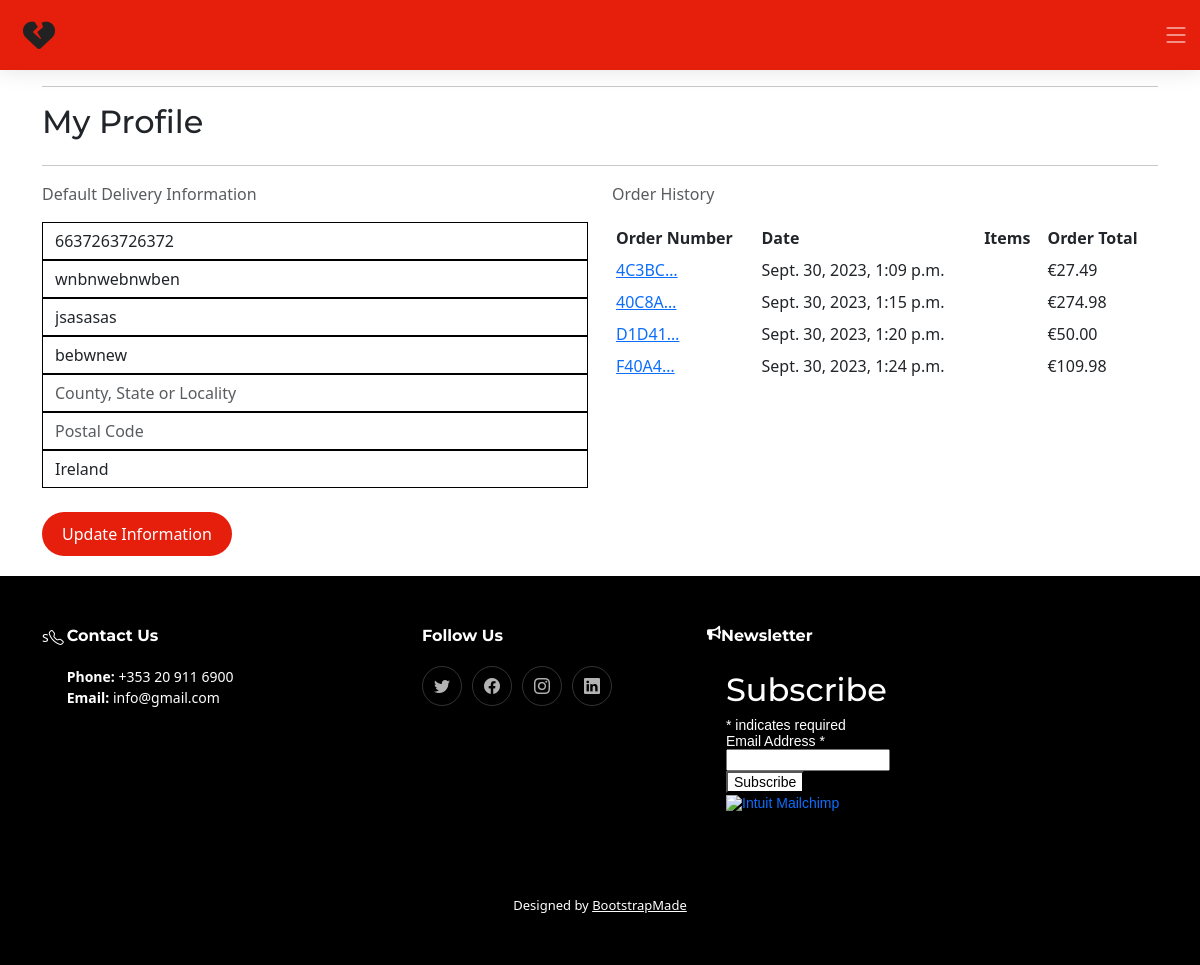
Page /profile/ (signed in) on the earlier database version.
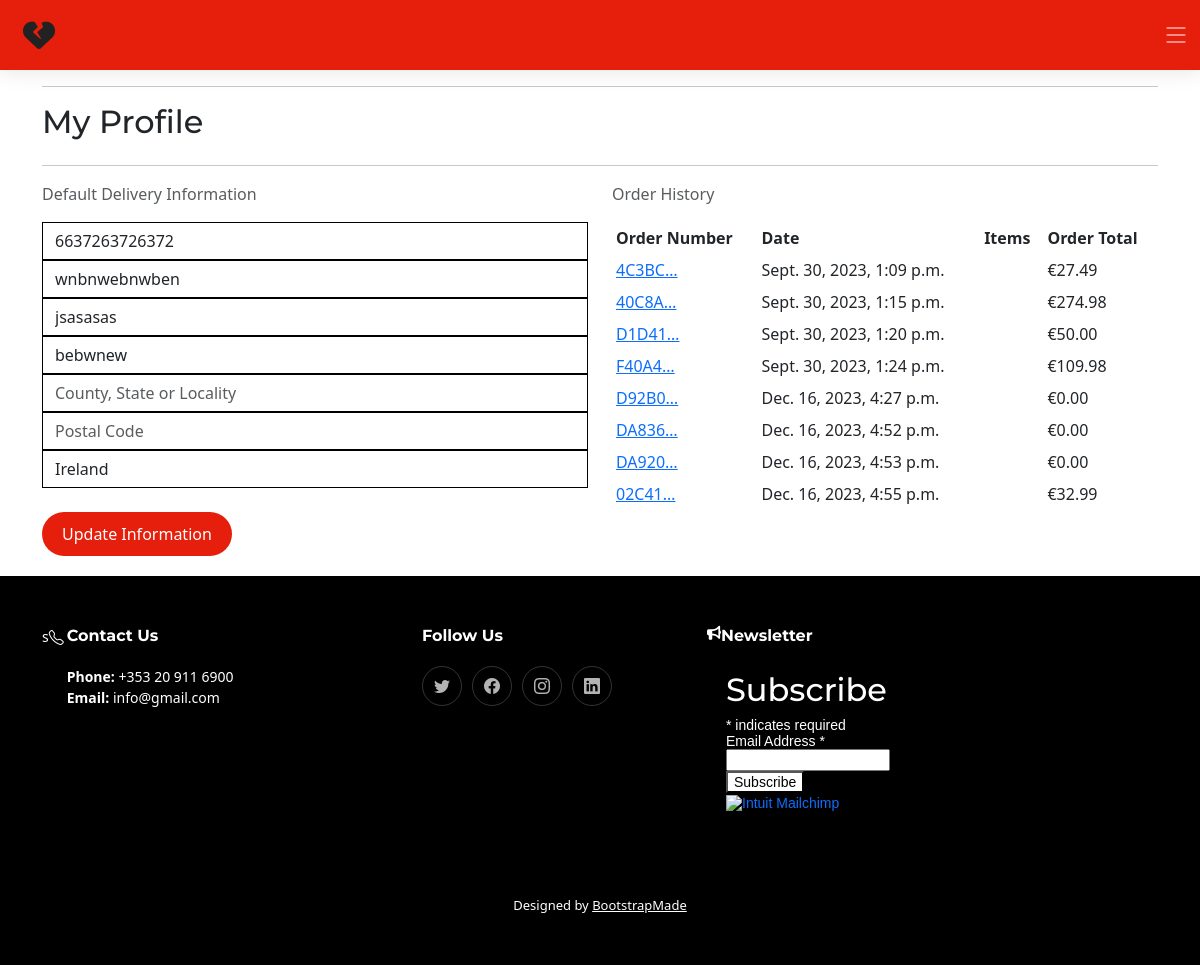
Same page on the later database version.
### profiles/models.py (models this page shows, shortened)
class UserProfile(models.Model):
    user = models.OneToOneField(User, on_delete=models.CASCADE)
    default_phone_number = models.CharField(max_length=20, null=True, blank=True)
    default_street_address1 = models.CharField(max_length=80, null=True, blank=True)
    default_street_address2 = models.CharField(max_length=80, null=True, blank=True)
    default_town_or_city = models.CharField(max_length=40, null=True, blank=True)
    default_county = models.CharField(max_length=80, null=True, blank=True)
    default_postcode = models.CharField(max_length=20, null=True, blank=True)
    default_country = CountryField(blank_label='Country', null=True, blank=True)

### checkout/models.py (models this page shows, shortened)
class Order(models.Model):
    order_number = models.CharField(max_length=32, null=False, editable=False)
    user_profile = models.ForeignKey(
        UserProfile, on_delete=models.SET_NULL,
        null=True, blank=True, related_name='orders')
    full_name = models.CharField(max_length=50, null=False, blank=False)
    email = models.EmailField(max_length=254, null=False, blank=False)
    phone_number = models.CharField(
        max_length=16)
    country = CountryField(blank_label='Country *', null=False, blank=False)
    postcode = models.CharField(max_length=20, null=True, blank=True)
    town_or_city = models.CharField(max_length=40, null=False, blank=False)
    street_address1 = models.CharField(max_length=80, null=False, blank=False)
    street_address2 = models.CharField(max_length=80, null=True, blank=True)
    county = models.CharField(max_length=80, null=True, blank=True)
    date = models.DateTimeField(auto_now_add=True)
    delivery_cost = models.DecimalField(
        max_digits=6, decimal_places=2, null=False, default=0)
    order_total = models.DecimalField(
        max_digits=10, decimal_places=2, null=False, default=0)
    grand_total = models.DecimalField(
        max_digits=10, decimal_places=2, null=False, default=0)
    original_bag = models.TextField(null=False, blank=False, default='')
    stripe_pid = models.CharField(
        max_length=254, null=False, blank=False, default='')

### profiles/views.py (the view)
# urls.py: path('', views.profile, name='profile'),
@login_required
def profile(request):
    profile = get_object_or_404(UserProfile, user=request.user)
    if request.method == 'POST':
        form = UserProfileForm(request.POST, instance=profile)
        if form.is_valid():
            form.save()
            messages.success(request, 'Profile updated successfully')
    form = UserProfileForm(instance=profile)
    orders = profile.orders.all()
    template = 'profiles/profile.html'
    context = {
        'form': form,
        'orders': orders,
        'on_profile_page': True
    }
    return render(request, template, context)

### profiles/forms.py
class UserProfileForm(forms.ModelForm):
    class Meta:
        model = UserProfile
        exclude = ('user',)
    def __init__(self, *args, **kwargs):
        super().__init__(*args, **kwargs)
        placeholders = {
            'default_phone_number': 'Phone Number',
            'default_postcode': 'Postal Code',
            'default_town_or_city': 'Town or City',
            'default_street_address1': 'Street Address 1',
            'default_street_address2': 'Street Address 2',
            'default_county': 'County, State or Locality',
        }
        self.fields['default_phone_number'].widget.attrs['autofocus'] = True
        for field in self.fields:
            if field != 'default_country':
                if self.fields[field].required:
                    placeholder = f'{placeholders[field]} *'
                else:
                    placeholder = placeholders[field]
                self.fields[field].widget.attrs['placeholder'] = placeholder
            self.fields[
                field].widget.attrs[
                    'class'] = 'border-black rounded-0 profile-form-input'
            self.fields[field].label = False

### bag/contexts.py (called while the page is built, shortened)
def bag_contents(request):
    bag_items = []
    total = 0
    product_count = 0
    bag = request.session.get('bag', {})
    if total < settings.FREE_DELIVERY_THRESHOLD:
        delivery = total * Decimal(settings.STANDARD_DELIVERY_PERCENTAGE / 100)
        free_delivery_delta = settings.FREE_DELIVERY_THRESHOLD - total
    else:
        delivery = 0
        free_delivery_delta = 0
    grand_total = delivery + total
    context = {
        'bag_items': bag_items,
        'total': total,
        'product_count': product_count,
        'delivery': delivery,
        'free_delivery_delta': free_delivery_delta,
        'free_delivery_threshold': settings.FREE_DELIVERY_THRESHOLD,
        'grand_total': grand_total,
    }
    return context

### profiles/templates/profiles/profile.html (shortened to what this page needs)
{% extends "base.html" %}
{% load static %}
{% block content %}
<div class="container">
    <div class="row">
        <div class="col">
            <hr>
            <h2 class="logo-font mb-4">My Profile</h2>
            <hr>
        </div>
    </div>
    <div class="row">
        <div class="col-12 col-lg-6">
            <p class="text-muted">Default Delivery Information</p>
            <form class="mt-3" action="{% url 'profile' %}" method="POST" id="profile-update-form" aria-labelledby="profile form">
                {{ form|crispy}}
                <br>
                <button class="button-primary float-right">Update Information</button>
            </form>
        </div>
        <div class="col-12 col-lg-6">
            <p class="text-muted">Order History</p>
            <div class="order-history table-responsive">
                <table class="table table-sm table-borderless">
                    <thead>
                        <tr>
                            <th>Order Number</th>
                            <th>Date</th>
                            <th>Items</th>
                            <th>Order Total</th>
                        </tr>
                    </thead>
                    <tbody>
                        {% for order in orders %}
                        <tr>
                            <td>
                                <a href="{% url 'order_history' order.order_number %}" title="{{ order.order_number }}">
                                    {{ order.order_number|truncatechars:6 }}
                                </a>
                            </td>
                            <td>{{ order.date }}</td>
                            <td>
                            </td>
                            <td>€{{ order.grand_total }}</td>
                        </tr>
                        {% empty %}
                        <tr>
                            <td colspan="4">No orders to display</td>
                        </tr>
                        {% endfor %}
                    </tbody>
                </table>
            </div>
        </div>
    </div>
</div>
{% endblock %}

### templates/base.html (shortened to what this page needs)
{% load static %}
<!doctype html>
<html lang="en">
<head>
    {% block corecss %}
    <link rel="stylesheet" href="{% static 'css/base.css' %}">
    <link href="{% static 'vendor/bootstrap/css/bootstrap.min.css' %}" rel="stylesheet">
    <link href="{% static 'vendor/bootstrap-icons/bootstrap-icons.css' %}" rel="stylesheet">
    <link href="{% static 'vendor/aos/aos.css' %}" rel="stylesheet">
    <link href="{% static 'vendor/glightbox/css/glightbox.min.css' %}" rel="stylesheet">
    <link href="{% static 'vendor/swiper/swiper-bundle.min.css' %}" rel="stylesheet">
    <link href="//cdn-images.mailchimp.com/embedcode/classic-061523.css" rel="stylesheet" type="text/css">
    {% endblock %}
</head>
{% block page_header %}
<body>
    <header id="header" class="header d-flex align-items-center">
        <div class="container-fluid container-xl d-flex align-items-center justify-content-between">
            <a href="{% url 'home' %}" aria-label="home button" class="logo d-flex align-items-center" id="icon">
                <i class="fa-solid fa-heart-crack"></i>
            </a>
        </div>
        <i class="mobile-nav-toggle mobile-nav-show bi bi-list"></i>
    </header>
    {% endblock %}
    {% block content %}
    {% endblock %}
    {% block page_footer %}
    <footer id="footer" class="footer">
        <div class="container">
            <div class="row gy-3">
                <div class="col-lg-4 col-md-6 footer-links d-flex">
                    s <i class="bi bi-telephone icon"></i>
                    <div>
                        <h4>Contact Us</h4>
                        <p>
                            <strong>Phone:</strong> +353 20 911 6900<br>
                            <strong>Email:</strong> info@gmail.com<br>
                        </p>
                    </div>
                </div>
                <div class="col-lg-3 col-md-6 footer-links">
                    <h4>Follow Us</h4>
                    <div class="social-links d-flex">
                        <a href="https://twitter.com/" aria-label="twitter icon link" rel="nofollow" class="twitter" target="_blank"><i
                                class="bi bi-twitter"></i></a>
                        <a href="https://www.facebook.com/" aria-label="facebook icon link" class="facebook"
                            target="_blank"><i class="bi bi-facebook"></i></a>
                        <a href="https://www.instagram.com/" aria-label="instagram icon link" class="instagram"
                            target="_blank"><i class="bi bi-instagram"></i></a>
                        <a href="https://www.linkedin.com/" aria-label="linkedin icon link" class="linkedin"
                            target="_blank"><i class="bi bi-linkedin"></i></a>
                    </div>
                </div>
                <div class="col-lg-3 col-md-6 footer-links d-flex">
                    <i class="fa-solid fa-bullhorn"> </i>
                    <div>
                        <h4>Newsletter</h4>
                        <div id="mc_embed_shell">
                            <div id="mc_embed_signup">
                                <form
                                    action="https://herokuapp.us12.list-manage.com/subscribe/post?u=a123574c1e8243512a23876f9&amp;id=3c8cb1cfef&amp;f_id=0019b5e0f0"
                                    method="post" id="mc-embedded-subscribe-form" name="mc-embedded-subscribe-form"
                                    class="validate" target="_blank" aria-label="newsletter form">
                                    <div id="mc_embed_signup_scroll">
                                        <h2>Subscribe</h2>
                                        <div class="indicates-required"><span class="asterisk">*</span> indicates
                                            required</div>
                                        <div class="mc-field-group"><label for="mce-EMAIL">Email Address <span
                                                    class="asterisk">*</span></label><input type="email" name="EMAIL"
                                                class="required email" id="mce-EMAIL" required="" value=""></div>
                                        <div class="optionalParent">
                                            <div class="clear foot">
                                                <input aria-label="submit button" type="submit" name="subscribe" id="mc-embedded-subscribe"
                                                    class="button" value="Subscribe" style="background-color: white; color: black;">
                                                <p style="margin: 0px auto;"><a href="http://eepurl.com/iAWm7k"
                                                        title="Mailchimp - email marketing made easy and fun"><span
                                                            style="display: inline-block; background-color: transparent; border-radius: 4px;"><img
                                                                class="refferal_badge"
                                                                src="https://digitalasset.intuit.com/render/content/dam/intuit/mc-fe/en_us/images/intuit-mc-rewards-text-dark.svg"
                                                                alt="Intuit Mailchimp"
                                                                style="width: 220px; height: 40px; display: flex; padding: 2px 0px; justify-content: center; align-items: center;"></span></a>
                                                </p>
                                            </div>
                                        </div>
                                    </div>
                                </form>
                            </div>
                        </div>
                    </div>
                </div>
            </div>
        </div>
        <div class="container mt-4">
            <div class="credits">
                Designed by <a href="https://bootstrapmade.com/" target="_blank">BootstrapMade</a>
            </div>
        </div>
    </footer>
    {% endblock %}
</body>
</html>

### static/css/base.css (style rules this page uses)
html { height: 100%; }
:root { --font-default: "Open Sans", system-ui, -apple-system, "Segoe UI", Roboto, "Helvetica Neue", Arial, "Noto Sans", "Liberation Sans", sans-serif, "Apple Color Emoji", "Segoe UI Emoji", "Segoe UI Symbol", "Noto Color Emoji"; --font-primary: "Montserrat", sans-serif; --font-secondary: "Poppins", sans-serif; }
:root { --color-default: #222222; --color-primary: #e61f0c; --color-secondary: #E2532F; }
:root { scroll-behavior: smooth; }
body { font-family: var(--font-default); color: var(--color-default); }
a { color: var(--color-primary); text-decoration: none; }
h1, h2, h3, h4, h5, h6 { font-family: var(--font-primary); }
select, select option { color: #000000; }
.button-primary { background: var(--color-primary); border: 0; padding: 10px 20px; color: #fff; transition: 0.4s; border-radius: 50px; text-decoration: none; }
.header { transition: all 0.5s; z-index: 997; height: 90px; background-color: var(--color-primary); }
.header.sticked { position: fixed; top: 0; right: 0; left: 0; height: 70px; box-shadow: 0px 2px 20px rgba(0, 0, 0, 0.1); }
#icon { color: #222222; font-size: 2rem; text-decoration: none; }
.icon { font-size: 15px; vertical-align: middle; margin-right: 3px; }
@media (max-width: 1279px) { .mobile-nav-show { color: rgba(255, 255, 255, 0.6); font-size: 28px; cursor: pointer; line-height: 0; transition: 0.5s; z-index: 9999; margin-right: 10px; } }
@media (min-width: 1200px) { .container { max-width: 80%; } }
.footer { font-size: 14px; background-color: black; padding: 50px 0; color: white; margin-top: 20px; width: 100%; }
.footer .social-links a { display: flex; align-items: center; justify-content: center; width: 40px; height: 40px; border-radius: 50%; border: 1px solid rgba(255, 255, 255, 0.2); font-size: 16px; color: rgba(255, 255, 255, 0.7); margin-right: 10px; transition: 0.3s; }
.footer h4 { font-size: 16px; font-weight: bold; position: relative; padding-bottom: 12px; }
.footer .footer-links { margin-bottom: 30px; }
.footer .credits { padding-top: 4px; text-align: center; font-size: 13px; }
.footer .credits a { color: #fff; }

### templates/base.html (style rules this page uses)
#mc_embed_signup { background: black; clear: left; font: 14px Helvetica, Arial, sans-serif; padding: 5px; }

Differences in the rows shown:
added Order: order_number "D92B0…", date "Dec. 16, 2023, 4:27 p.m.", grand_total "0.00"
added Order: order_number "DA836…", date "Dec. 16, 2023, 4:52 p.m.", grand_total "0.00"
added Order: order_number "DA920…", date "Dec. 16, 2023, 4:53 p.m.", grand_total "0.00"
added Order: order_number "02C41…", date "Dec. 16, 2023, 4:55 p.m.", grand_total "32.99"
